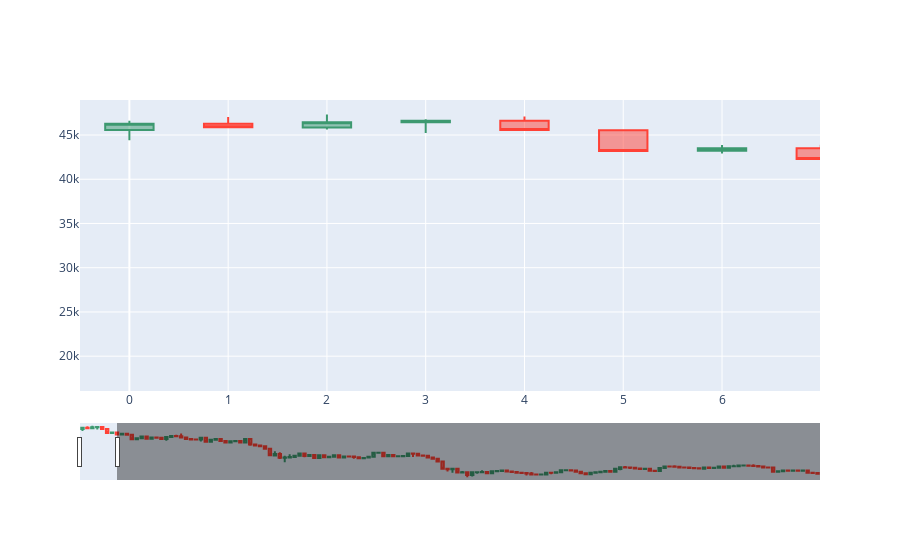

The cell this chart's notebook holds for it:
### Code cell
import plotly.graph_objects as go

st = 0
dfpl = dataF[st:st+150].copy()
fig = go.Figure(data=[go.Candlestick(x=dfpl.index,
                open=dfpl['Open'],
                high=dfpl['High'],
                low=dfpl['Low'],
                close=dfpl['Close'])])

fig.show()

### Figure 1 — Plotly figure (JSON) as saved in the notebook; plotly's stock layout.template omitted (floating-point values rounded to 4 significant figures; data arrays with more than 128 entries replaced by an {"elided": "..."} marker saying what was removed)
{"data": [{"close": {"elided": "150 float values"}, "high": {"elided": "150 float values"}, "low": {"elided": "150 float values"}, "open": {"elided": "150 float values"}, "type": "candlestick", "x": {"elided": "150 int values"}}], "layout": {"autosize": true, "xaxis": {"autorange": false, "range": [-0.5, 6.992], "rangeslider": {"autorange": true, "range": [-0.5, 149.5], "yaxis": {"_template": null, "rangemode": "match"}}, "type": "linear"}, "yaxis": {"autorange": true, "range": [16060.0, 48960.0]}}}
